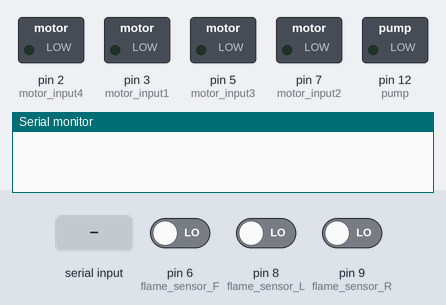
Simulated run of this sketch. Board: Arduino Uno, built with avr-gcc and run on an emulated ATmega328P. Parts: switched loads named in the sketch (green lamp = pin HIGH), the last lines printed to the serial monitor. Dashed ring = blinking. Inputs (shaded band) come from the test bench; at power-on: pin 6 (flame_sensor_F) LOW, pin 8 (flame_sensor_L) LOW, pin 9 (flame_sensor_R) LOW.

Above: at 1.2 s.
1.3 s: pin 6 (flame_sensor_F) driven HIGH
At 2.8 s:
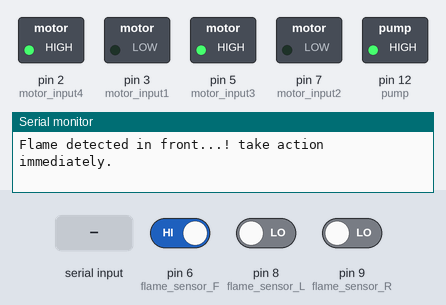
4.3 s: pin 8 (flame_sensor_L) driven HIGH
At 4.8 s:
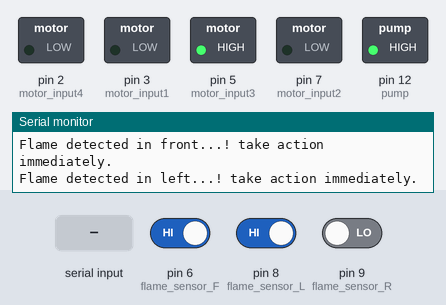
7.3 s: "back" received over Serial
At 9.1 s:
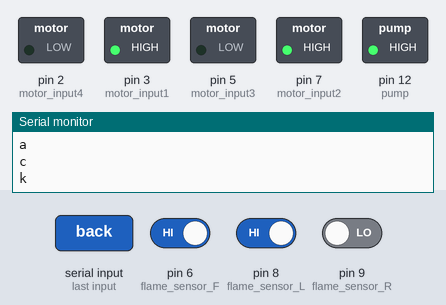
10.3 s: "right" received over Serial
At 10.69 s:
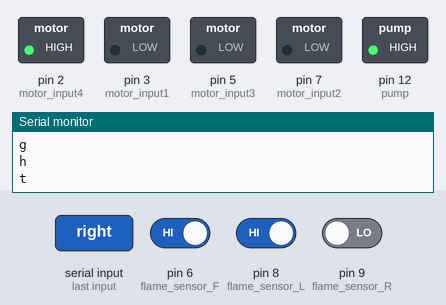
13.3 s: pin 8 (flame_sensor_L) driven LOW
At 14.0 s:
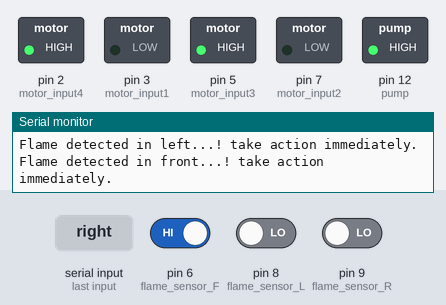
16.3 s: pin 6 (flame_sensor_F) driven LOW
At 17.5 s:
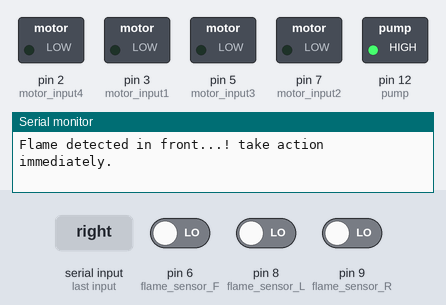
Timing chart, 0 to 19.0 s (numbered marks = the images above; inputs shaded):
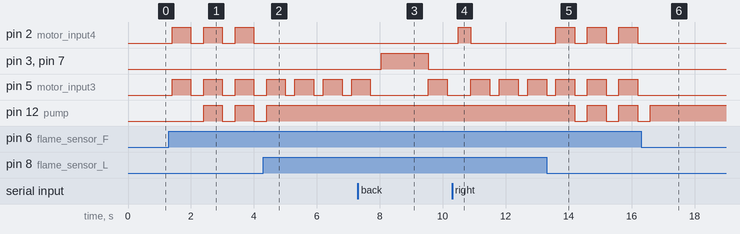

Measured:
- after the input at 1.3 s, pin 2 (motor_input4), pin 5 (motor_input3): alternates HIGH for 0.60 s and LOW for 0.40 s, starting after 0.10 s; pin 12 (pump): alternates HIGH for 0.60 s and LOW for 0.40 s, starting after 1.1 s
- after the input at 4.3 s, pin 2 (motor_input4): stops changing and stays LOW; pin 12 (pump): goes on until 4.4 s, then stays HIGH
- after the input at 7.3 s, pin 3 (motor_input1), pin 7 (motor_input2): LOW → HIGH after 0.74 s, → LOW 1.5 s later
- after the input at 10.3 s, pin 2 (motor_input4): LOW → HIGH after 0.20 s, → LOW 0.40 s later
- after the input at 13.3 s, pin 2 (motor_input4): alternates HIGH for 0.60 s and LOW for 0.40 s, starting after 0.30 s; pin 12 (pump): alternates HIGH for 0.60 s and LOW for 0.40 s, starting after 0.90 s
- after the input at 16.3 s, pin 2 (motor_input4), pin 5 (motor_input3): stops changing and stays LOW; pin 12 (pump): goes on until 16.6 s, then stays HIGH

The sketch:

code.ino
```cpp
bool fire=false;
bool flag=0;

int flame_sensor_L= 8;

int flame_sensor_F= 6;

int flame_sensor_R= 9;

int flame_detected_L;

int flame_detected_F;

int flame_detected_R;

int motor_input1=3; //right
int motor_input2=7; //right
int motor_input3=5; //left
int motor_input4=2; //left
int pump = 12;
String voice;
void setup()

{

  Serial.begin(9600);

  pinMode(flame_sensor_L, INPUT);

  pinMode(flame_sensor_F, INPUT);

  pinMode(flame_sensor_R, INPUT);

  pinMode(motor_input1, OUTPUT);

  pinMode(motor_input2, OUTPUT);

  pinMode(motor_input3, OUTPUT);

  pinMode(motor_input4, OUTPUT);

  pinMode(pump, OUTPUT);

}

void put_off_fire()

{
    delay (300);


    digitalWrite(motor_input1, LOW);

    digitalWrite(motor_input2, LOW);

    digitalWrite(motor_input3, LOW);

    digitalWrite(motor_input4, LOW);

   digitalWrite(pump, LOW);

   delay(400);

   digitalWrite(pump,HIGH);

   fire=false;

}

void loop()

{
       while(Serial.available()>0)
  {
    delay(10);
    char c=Serial.read();
    Serial.println(c);
    if(c=='#')
    {
      break;
    }
    voice+=c;
    }

   if(voice=="back"){
    digitalWrite(motor_input1, HIGH);
    digitalWrite(motor_input2, HIGH);
    digitalWrite(motor_input3, LOW);
    digitalWrite(motor_input4, LOW);
     delay(1500);
    }
  else if(voice=="right"){
    digitalWrite(motor_input1, LOW);
    digitalWrite(motor_input2, LOW);
    digitalWrite(motor_input3, LOW);
    digitalWrite(motor_input4, HIGH);
    delay(400);}
  else if(voice=="forward"){
    digitalWrite(motor_input1, LOW);
    digitalWrite(motor_input2, LOW);
    digitalWrite(motor_input3, HIGH);
    digitalWrite(motor_input4, HIGH);
    delay(1500);
    }
  else if(voice=="left"){
    digitalWrite(motor_input1, LOW);
    digitalWrite(motor_input2, LOW);
    digitalWrite(motor_input3, HIGH);
    digitalWrite(motor_input4, LOW);
    delay(400);
    }
    else if(voice=="stop"){
    digitalWrite(motor_input1, LOW);
    digitalWrite(motor_input2, LOW);
    digitalWrite(motor_input3, LOW);
    digitalWrite(motor_input4, LOW);
    delay(400);
    }
   else
    {
    digitalWrite(motor_input1, LOW);
    digitalWrite(motor_input2, LOW);
    digitalWrite(motor_input3, LOW);
    digitalWrite(motor_input4, LOW);
    }

    voice="";


  flame_detected_L = digitalRead(flame_sensor_L);
  flame_detected_F = digitalRead(flame_sensor_F);
  flame_detected_R = digitalRead(flame_sensor_R);


  if (flame_detected_L == 1)

  {

    Serial.println("Flame detected in left...! take action immediately.");
    //Move the robot left
    digitalWrite(motor_input1, LOW);
    digitalWrite(motor_input2, LOW);
    digitalWrite(motor_input3, HIGH);
    digitalWrite(motor_input4, LOW);
    delay(600);
    digitalWrite(motor_input1, LOW);

    digitalWrite(motor_input2, LOW);

    digitalWrite(motor_input3, LOW);

    digitalWrite(motor_input4, LOW);
    }

  else if (flame_detected_F == 1)

  {

    Serial.println("Flame detected in front...! take action immediately.");
    //Move the robot left
     digitalWrite(motor_input1, LOW);
    digitalWrite(motor_input2, LOW);
    digitalWrite(motor_input3, HIGH);
    digitalWrite(motor_input4, HIGH);
    fire = true;
    }

     else if (flame_detected_R == 1)

  {

    Serial.println("Flame detected in right...! take action immediately.");
    //Move the robot left
    digitalWrite(motor_input1, LOW);
    digitalWrite(motor_input2, LOW);
    digitalWrite(motor_input3, LOW);
    digitalWrite(motor_input4, HIGH);
    delay(600);

    digitalWrite(motor_input1, LOW);

    digitalWrite(motor_input2, LOW);

    digitalWrite(motor_input3, LOW);

    digitalWrite(motor_input4, LOW);
    }


  else

  {

    digitalWrite(motor_input1, LOW);

    digitalWrite(motor_input2, LOW);

    digitalWrite(motor_input3, LOW);

    digitalWrite(motor_input4, LOW);
  }

  delay(100);

     if(flag==0){
      delay(200);
      flag=1;
    }
    delay(200); //Slow down the speed of robot
     while (fire==true)
     {
      put_off_fire();
     }

}
```
